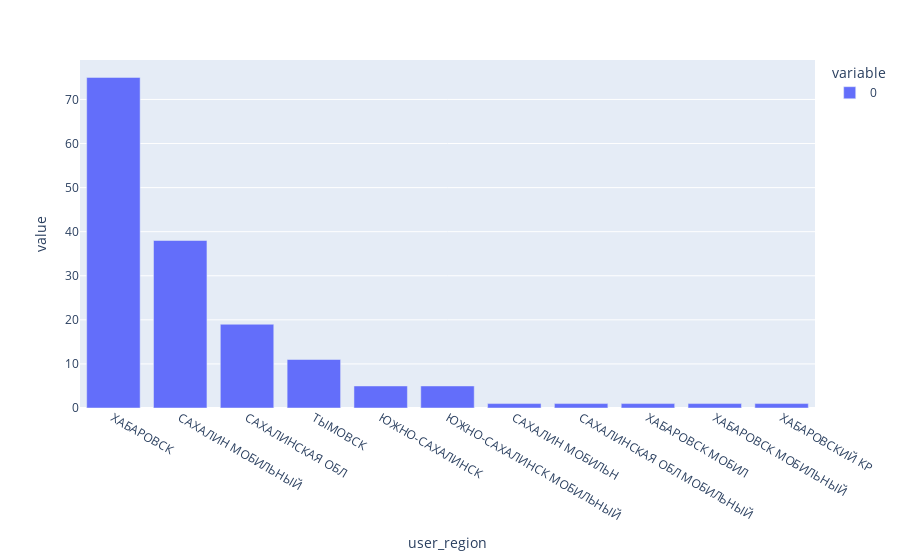

The code cell stored with this chart in its notebook:
### Code cell
df.groupby("user_region").size().sort_values(ascending=False).plot(kind="bar")

### Figure 1 — Plotly figure (JSON) as saved in the notebook; plotly's stock layout.template omitted (floating-point values rounded to 4 significant figures)
{"data": [{"alignmentgroup": "True", "hovertemplate": "variable=0<br>user_region=%{x}<br>value=%{y}<extra></extra>", "legendgroup": "0", "marker": {"color": "#636efa", "pattern": {"shape": ""}}, "name": "0", "offsetgroup": "0", "orientation": "v", "showlegend": true, "textposition": "auto", "type": "bar", "x": ["ХАБАРОВСК", "САХАЛИН МОБИЛЬНЫЙ", "САХАЛИНСКАЯ ОБЛ", "ТЫМОВСК", "ЮЖНО-САХАЛИНСК", "ЮЖНО-САХАЛИНСК МОБИЛЬНЫЙ", "САХАЛИН МОБИЛЬН", "САХАЛИНСКАЯ ОБЛ МОБИЛЬНЫЙ", "ХАБАРОВСК МОБИЛ", "ХАБАРОВСК МОБИЛЬНЫЙ", "ХАБАРОВСКИЙ КР"], "xaxis": "x", "y": [75, 38, 19, 11, 5, 5, 1, 1, 1, 1, 1], "yaxis": "y"}], "layout": {"barmode": "relative", "legend": {"title": {"text": "variable"}, "tracegroupgap": 0}, "margin": {"t": 60}, "xaxis": {"anchor": "y", "domain": [0, 1], "title": {"text": "user_region"}}, "yaxis": {"anchor": "x", "domain": [0, 1], "title": {"text": "value"}}}}
